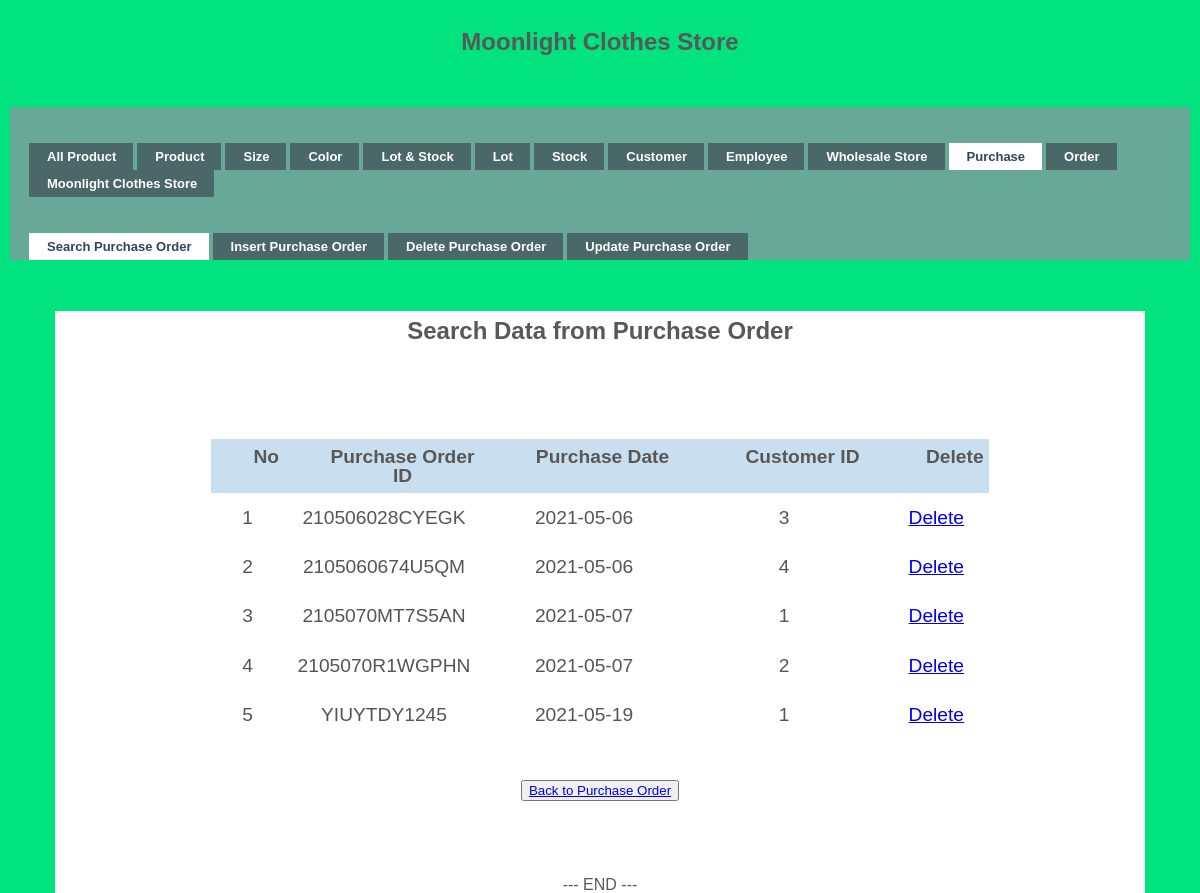
Screenshot of /searchData7.php with the database file from the repository.
### tables this page shows
CREATE TABLE `purchase_order` (
  `PurchaseId` varchar(50) NOT NULL,
  `PurchaseDate` date NOT NULL,
  `CustomerId` int(100) NOT NULL
);

### searchData7.php (the view, shortened to what this page needs)
<!DOCTYPE html PUBLIC "-//W3C//DTD XHTML 1.0 Transitional//EN" "http://www.w3.org/TR/xhtml1/DTD/xhtml1-transitional.dtd">
<html xmlns="http://www.w3.org/1999/xhtml">
<head>
<link rel="stylesheet" href="styles.css" type="text/css" />
<h1>Moonlight Clothes Store</h1>
</head>
<body>
<div id="demo-container">
  <ul id="simple-menu">
  	<li><a href="allproduct.php" ><span>All Product</span></a></li>
  	<li><a href="product.php" ><span>Product</span></a></li>
	<li><a href="size.php" ><span>Size</span></a></li>
    <li><a href="color.php" ><span>Color</span></a></li>
  	<li><a href="lot&stock.php"  ><span>Lot & Stock </span></a></li>
  	<li><a href="lot.php" ><span>Lot </span></a></li>
    <li><a href="stock.php" ><span>Stock </span></a></li>
  	<li><a href="Customer.php" ><span>Customer</span></a></li>
    <li><a href="Employee.php" ><span>Employee</span></a></li>
    <li><a href="wholesale.php" ><span>Wholesale Store</span></a></li>
    <li><a href="purchase.php" class="current"><span>Purchase</span></a></li>
    <li><a href="order.php" ><span>Order</span></a></li>
    <li><a href="/moonlight/public/index.php"><span>Moonlight Clothes Store</span></a></li>
  </ul>
</div>
<div id="demo-container">
  <ul id="simple-menu">
  <li><a href="searchPur.php" class="current"><span>Search Purchase Order</span></a></li>
    <li><a href="insertPur.php"><span>Insert Purchase Order</span></a></li>
    <li><a href="dePurId.php"><span>Delete Purchase Order</span></a></li>
    <li><a href="updatePur.php"><span>Update Purchase Order</span></a></li>
  </ul>
</div>
<br><br>
<div id="wrapper">
<h1>Search Data from Purchase Order</h1>
</head>
<div align="center">
<body>
  <?php
  $keyword  = $_REQUEST['keyword'];
  require('connect.php');
    echo "<br><br>";
  $sql = "SELECT *
    FROM purchase_order
    WHERE PurchaseId LIKE '%" . $keyword . "%';
    ";
    $conn = mysqli_connect($servername, $username, $password, $dbname);
  $objQuery = mysqli_query($conn, $sql) or die("Error Query [" . $sql . "]");
  ?>
  <div align="center">
  <table id="keywords" cellspacing="0" cellpadding="0">
    <thead><br>
    <tr>
      <th width="50">
        <div align="center">No</div>
      </th>
      <th width="200">
        <div align="center">Purchase Order ID</div>
      </th>
      <th width="200">
        <div align="center">Purchase Date</div>
      </th>
      <th width="200">
        <div align="center">Customer ID</div>
      </th>
      <th width="100">
        <div align="center">Delete</div>
      </th>
      </tr>
    </thead>
    <tbody>
    <?php
    $i = 1;
    while ($objResult = mysqli_fetch_array($objQuery)) {
    ?>
      <tr>
        <td>
          <div align="center"><?php echo $i; ?></div>
        </td>
        <td><?php echo $objResult["PurchaseId"]; ?></td>
        <td><?php echo $objResult["PurchaseDate"]; ?></td>
        <td><?php echo $objResult["CustomerId"]; ?></td>
        <td align="center"><a href="deletePurId.php?PurchaseId=<?php echo $objResult["PurchaseId"]; ?>">Delete</a></td>
      </tr>
    <?php
      $i++;
    }
    ?>
   </tbody>
  </table><br>
<td><button><a href="purchase.php">Back to Purchase Order</a></button></td> <br><br>
  <?php
  echo "<br><br>";
  echo "--- END ---";
  ?>
</body>
</html>

### styles.css (style rules this page uses)
h1 { font-family:Verdana, Arial, Helvetica, sans-serif; font-size:16px; font-weight:bold; margin:0; padding:0; }
#demo-container { padding:25px 15px 0 15px; background:#67A897; }
ul#simple-menu { list-style-type:none; width:100%; position:relative; height:27px; font-family:"Trebuchet MS",Arial,sans-serif; font-size:13px; font-weight:bold; margin:0; padding:11px 0 0 0; }
ul#simple-menu li { display:block; float:left; margin:0 0 0 4px; height:27px; }
ul#simple-menu li a { display:block; float:left; color:#fff; background:#4A6867; line-height:27px; text-decoration:none; padding:0 17px 0 18px; height:27px; }
ul#simple-menu li a.current { color:#2E4560; background:#fff; }
html, body, div, span, applet, object, iframe, h1, h2, h3, h4, h5, h6, p, blockquote, pre, a, abbr, acronym, address, big, cite, code, del, dfn, em, img, ins, kbd, q, s, samp, small, strike, strong, sub, sup, tt, var, b, u, i, center, dl, dt, dd, ol, ul, li, fieldset, form, label, legend, table, caption, tbody, tfoot, thead, tr, th, td, article, aside, canvas, details, embed, figure, figcaption, footer, header, hgroup, menu, nav, output, ruby, section, summary, time, mark, audio, video { margin: 0; padding: 0; border: 0; font-size: 150%; font: inherit; vertical-align: baseline; outline: none; -webkit-font-smoothing: antialiased; -webkit-text-size-adjust: 100%; -ms-text-size-adjust: 100%; -webkit-box-sizing: border-box; -moz-box-sizing: border-box; box-sizing: border-box; }
html { overflow-y: scroll; }
body { background: #eee url('https://i.imgur.com/eeQeRmk.png'); font-family: 'Helvetica Neue', Helvetica, Arial, sans-serif; font-size: 100%; line-height: 1; color: #585858; padding: 22px 10px; padding-bottom: 55px; }
ol, ul { list-style: none; }
table { border-collapse: collapse; border-spacing: 0; }
h1 { font-family: 'Amarante', Tahoma, sans-serif; font-weight: bold; font-size: 150%; line-height: 1.7em; margin-bottom: 10px; text-align: center; }
#wrapper { display: block; width: 1090px; background: rgb(600, 600, 600); margin: 0 auto; padding: 0px 0px; -webkit-box-align: 2px 2px 3px -1px rgba(0,0,0,0.35); }
#keywords { margin: 0 auto; font-size: 1.2em; margin-bottom: 15px; }
#keywords thead { cursor: pointer; background: #c9dff0; }
#keywords thead tr th { font-weight: bold; padding: 8px 5px; padding-left: 42px; }
#keywords tbody tr { color: #555; }
#keywords tbody tr td { text-align: center; padding: 15px 10px; }
* { box-sizing: border-box; }
html, body { height: 100%; }
body { display: grid; grid-template-rows: 1fr; font-family: "Raleway", sans-serif; background-color: #01e37f; }

### rows the page displays
purchase_order: PurchaseId "210506028CYEGK", PurchaseDate "2021-05-06", CustomerId "3"
purchase_order: PurchaseId "2105060674U5QM", PurchaseDate "2021-05-06", CustomerId "4"
purchase_order: PurchaseId "2105070MT7S5AN", PurchaseDate "2021-05-07", CustomerId "1"
purchase_order: PurchaseId "2105070R1WGPHN", PurchaseDate "2021-05-07", CustomerId "2"
purchase_order: PurchaseId "YIUYTDY1245", PurchaseDate "2021-05-19", CustomerId "1"
